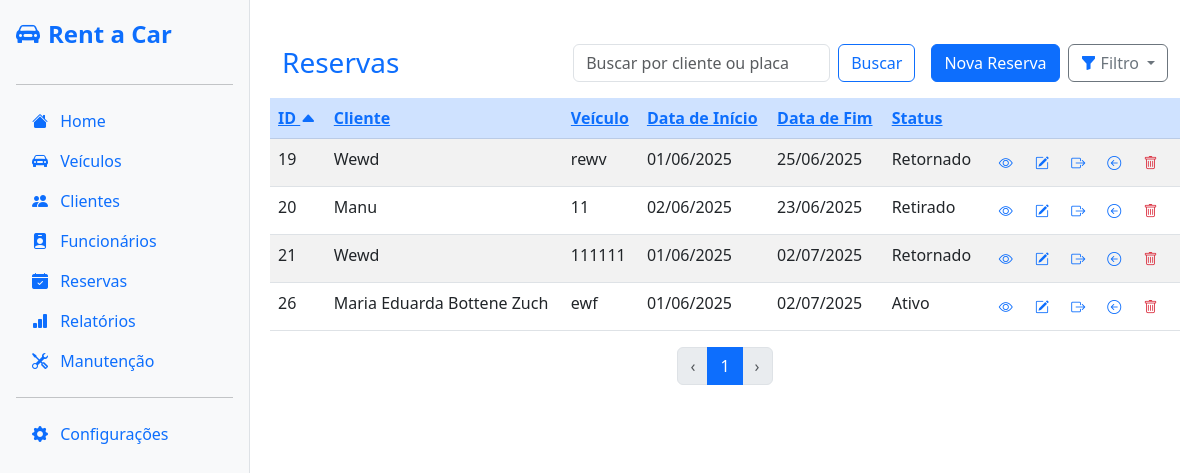
Before: /reservation/ with the older database file.
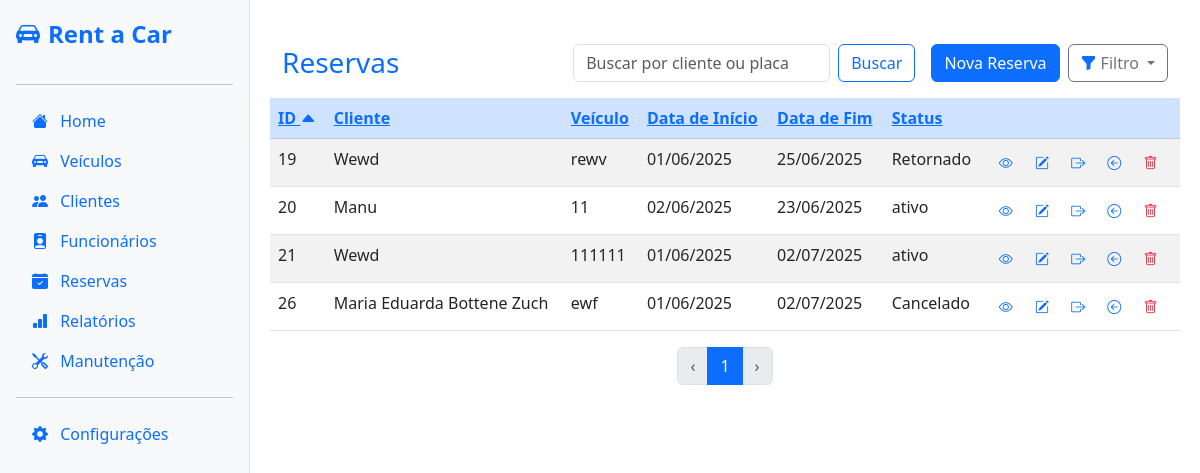
After: the same page with the newer database file.
### reservation/models.py (models this page shows)
class Reservation(models.Model):
    STATUS_CHOICES = [
        ('active', 'Ativo'),
        ('returned', 'Retornado'),
        ('canceled', 'Cancelado'),
        ('picked_up', 'Retirado'),
    ]
    status = models.CharField(
        max_length=20,
        choices=STATUS_CHOICES,
    )
    start_date = models.DateField()
    end_date = models.DateField()
    created_at = models.DateTimeField(auto_now_add=True)
    vehicle = models.ForeignKey(
        'vehicles.Vehicle',
        on_delete=models.PROTECT,
    )
    client = models.ForeignKey(
        'client.Client',
        on_delete=models.PROTECT,
    )
    pickup_mileage = models.IntegerField(null=True, blank=True)
    pickup_fuel_level = models.CharField(max_length=20, null=True, blank=True)
    pickup_damage_notes = models.TextField(blank=True, null=True)
    return_mileage = models.IntegerField(null=True, blank=True)
    return_fuel_level = models.CharField(max_length=20, null=True, blank=True)
    return_damage_notes = models.TextField(blank=True, null=True)

### client/models.py (models this page shows, shortened)
class Client(models.Model):
    name = models.CharField(max_length=255, verbose_name="Nome")
    cpf = models.CharField(max_length=11, unique=True, verbose_name="CPF")
    email = models.EmailField(verbose_name="E-mail")
    address = models.TextField(blank=True, null=True, verbose_name="Endereço")
    phone = models.CharField(max_length=11, verbose_name="Telefone")
    active = models.BooleanField(default=True, verbose_name="Ativo")
    class Meta:
        verbose_name = "Cliente"
        verbose_name_plural = "Clientes"

### vehicles/models.py (models this page shows, shortened)
class Vehicle(models.Model):
    vehicle_type = models.CharField(max_length=10, choices=VEHICLE_TYPE_CHOICES)
    brand = models.CharField(max_length=20, choices=VEHICLE_BRAND_CHOICES)
    model = models.CharField(max_length=50)
    year = models.IntegerField()
    color = models.CharField(max_length=20)
    km = models.IntegerField()
    status = models.CharField(max_length=20, choices=STATUS_CHOICES, default='available')
    description = models.TextField(blank=True, null=True)
    created_at = models.DateTimeField(auto_now_add=True)
    plate = models.CharField(max_length=10, unique=True, default='')
    vehicle_class = models.ForeignKey(VehicleClass, on_delete=models.PROTECT)
    image = models.ImageField(upload_to='vehicles/images/', blank=True, null=True)

### reservation/views.py (the view)
# urls.py: path('', views.list_reservations, name='list_reservations'),
def list_reservations(request):
    query = request.GET.get('search', '')
    sort = request.GET.get('sort', 'id')
    order = request.GET.get('order', 'asc')
    status = request.GET.get('status', '')
    sort_field = sort if order == 'asc' else f'-{sort}'
    reservations = Reservation.objects.all()
    if query:
        reservations = reservations.filter(
            Q(vehicle__plate__icontains=query) |
            Q(client__name__icontains=query)
        )
    if status:
        reservations = reservations.filter(status=status)
    reservations = reservations.order_by(sort_field)
    paginator = Paginator(reservations, 10)
    page_obj = paginator.get_page(request.GET.get('page'))
    context = {
        'total': reservations.count(),
        'reservations': page_obj,
        'query': query,
        'sort': sort,
        'order': order,
        'page_obj': page_obj,
        'status': status,
    }
    return render(request, 'reservations/list_reservations.html', context)

### reservation/templates/reservations/list_reservations.html (shortened to what the changed rows need)
{% extends "base/base.html" %} {% block content %}
  <table class="table table-striped table-hover">
    <thead class="table-primary">
      <tr>
        <th>
          <a
            href="?sort=id&order={% if sort == 'id' and order == 'asc' %}desc{% else %}asc{% endif %}&search={{ query|urlencode }}"
            >ID {% if sort == 'id' %}<i
              class="bi bi-caret-{% if order == 'asc' %}up{% else %}down{% endif %}-fill"
            ></i
            >{% endif %}</a
          >
        </th>
        <th>
          <a
            href="?sort=client&order={% if sort == 'client' and order == 'asc' %}desc{% else %}asc{% endif %}&search={{ query|urlencode }}"
            >Cliente </a
          >
        </th>
        <th>
          <a
            href="?sort=vehicle&order={% if sort == 'vehicle' and order == 'asc' %}desc{% else %}asc{% endif %}&search={{ query|urlencode }}"
            >Veículo </a
          >
        </th>
        <th>
          <a
            href="?sort=start_date&order={% if sort == 'start_date' and order == 'asc' %}desc{% else %}asc{% endif %}&search={{ query|urlencode }}"
            >Data de Início </a
          >
        </th>
        <th>
          <a
            href="?sort=end_date&order={% if sort == 'end_date' and order == 'asc' %}desc{% else %}asc{% endif %}&search={{ query|urlencode }}"
            >Data de Fim </a
          >
        </th>
        <th>
          <a
            href="?sort=status&order={% if sort == 'status' and order == 'asc' %}desc{% else %}asc{% endif %}&search={{ query|urlencode }}"
            >Status </a
          >
        </th>
        <th></th>
      </tr>
    </thead>
    <tbody>
      {% for reservation in reservations %}
      <tr>
        <td>{{ reservation.id }}</td>
        <td>{{ reservation.client.name }}</td>
        <td>{{ reservation.vehicle.plate }}</td>
        <td>{{ reservation.start_date|date:"d/m/Y" }}</td>
        <td>{{ reservation.end_date|date:"d/m/Y" }}</td>
        <td>{{ reservation.get_status_display }}</td>
        <td>
          <a
            href="{% url 'reservation_detail' reservation.id %}"
            class="btn btn-sm"
          >
            <i class="bi bi-eye text-primary"></i>
          </a>
          <a
            href="{% url 'update_reservation' reservation.id %}"
            class="btn btn-sm"
          >
            <i class="bi bi-pencil-square text-primary"></i>
          </a>
          <a
            href="{% url 'create_pickup' reservation.id %}"
            class="btn btn-sm"
          >
          <i class="bi bi-box-arrow-right text-primary"></i>
          </a>
          <a
            href="{% url 'create_return' reservation.id %}"
            class="btn btn-sm"
          >
            <i class="bi bi-arrow-left-circle text-primary"></i>
          </a>
          <button
            type="button"
            class="btn btn-sm"
            data-bs-toggle="modal"
            data-bs-target="#deleteModal{{ reservation.id }}"
          >
            <i class="bi bi-trash text-danger"></i>
          </button>
        </td>
      </tr>
      {% empty %}
      <tr>
        <td colspan="7" class="text-center">Nenhuma reserva encontrada.</td>
      </tr>
      {% endfor %}
    </tbody>
  </table>
{% endblock content %}

Changed rows visible on the page:
changed Reservation "Manu": status "Retirado" → "ativo"
changed Reservation id 21: status "Retornado" → "ativo"
changed Reservation "Maria Eduarda Bottene Zuch": status "Ativo" → "Cancelado"
